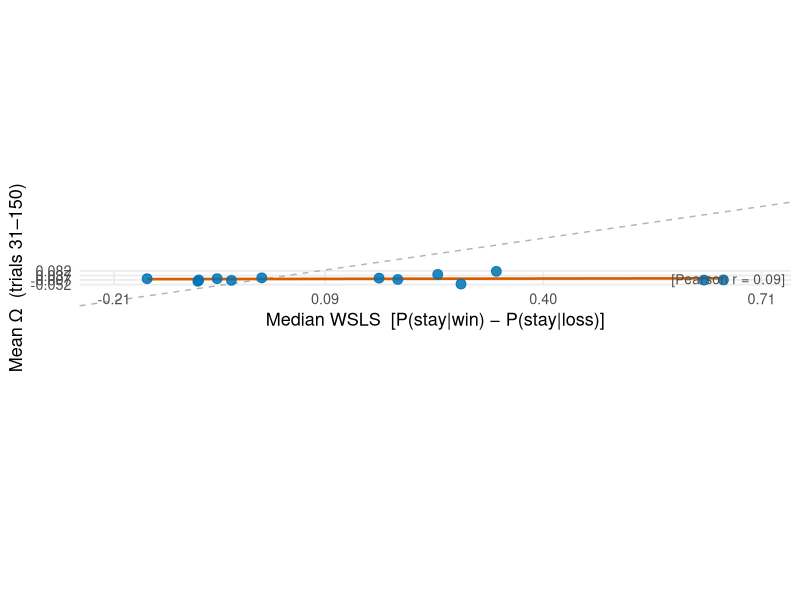

Recreate this plot in R.
library(ggplot2)

plot_df <- data.frame(
  pid = c(
    "60e46e6f6bc0c2cdf5d077ce","60e6b55696dade249aa3249b","60e9f29fe1f58945339696d0",
    "6661b6019ab530fb44632cc2","66912a96b8dba143ceba8276","66ab330c867b56b7333c7f26",
    "66ab9137e5573312997df691","678cc86b7a22ead21c11ea4d","67acd3c9faab3a14dfe87135",
    "67f6a640d2046b13fcf33328","697ccad66fdf3bbcccb90fe4","69ef99a65d19811a9ddad38b",
    "69fdce52c07d954848678eaf"
  ),
  x = c(
     0.3333, 0.2500,  0.2831,  0.1932,  0.6283, -0.0895,
     0.6560, -0.0431,  0.0000, -0.0634, -0.0908,  0.1667, -0.1629
  ),
  y = c(
     0.07703,  0.04707, -0.04684, -0.00195, -0.00862, -0.00709,
    -0.00651, -0.01084,  0.01351,  0.00561, -0.01960,  0.01074,  0.00545
  )
)

# safety check
plot_df <- plot_df[complete.cases(plot_df$x, plot_df$y), ]
stopifnot(nrow(plot_df) == 13, length(plot_df$x) == length(plot_df$y))

pearson_r <- cor(plot_df$x, plot_df$y, method = "pearson")
cat(sprintf("Pearson r = %.3f  (n = %d)\n", pearson_r, nrow(plot_df)))

# independent axis limits (different scales)
x_lim <- range(plot_df$x) + c(-0.05, 0.05)
y_lim <- range(plot_df$y) + c(-0.005, 0.005)
x_breaks <- seq(x_lim[1], x_lim[2], length.out = 4)
y_breaks <- seq(y_lim[1], y_lim[2], length.out = 4)

# ratio makes both visual axis lengths equal
ratio <- diff(y_lim) / diff(x_lim)

p <- ggplot(plot_df, aes(x = x, y = y)) +
  geom_abline(slope = 1, intercept = 0, linetype = "dashed", colour = "grey70") +
  geom_smooth(method = "lm", se = FALSE, colour = "#D55E00", linewidth = 0.9) +
  geom_point(colour = "#0072B2", alpha = 0.85, size = 3) +
  annotate(
    "text",
    x = Inf, y = Inf,
    label = sprintf("[Pearson r = %.2f]", pearson_r),
    hjust = 1.05, vjust = 1.4,
    size = 3.5, colour = "grey30"
  ) +
  scale_x_continuous(breaks = round(x_breaks, 2)) +
  scale_y_continuous(breaks = round(y_breaks, 3)) +
  coord_fixed(ratio = ratio, xlim = x_lim, ylim = y_lim, clip = "off") +
  theme_minimal(base_size = 13) +
  theme(panel.grid.minor = element_blank()) +
  labs(
    x = "Median WSLS  [P(stay|win) − P(stay|loss)]",
    y = "Mean Ω  (trials 31–150)"
  )

ggsave("analysis/running_wsls/scatter_wsls_omega.png",
       plot = p, width = 5, height = 5, dpi = 180)
cat("Saved → analysis/running_wsls/scatter_wsls_omega.png\n")
